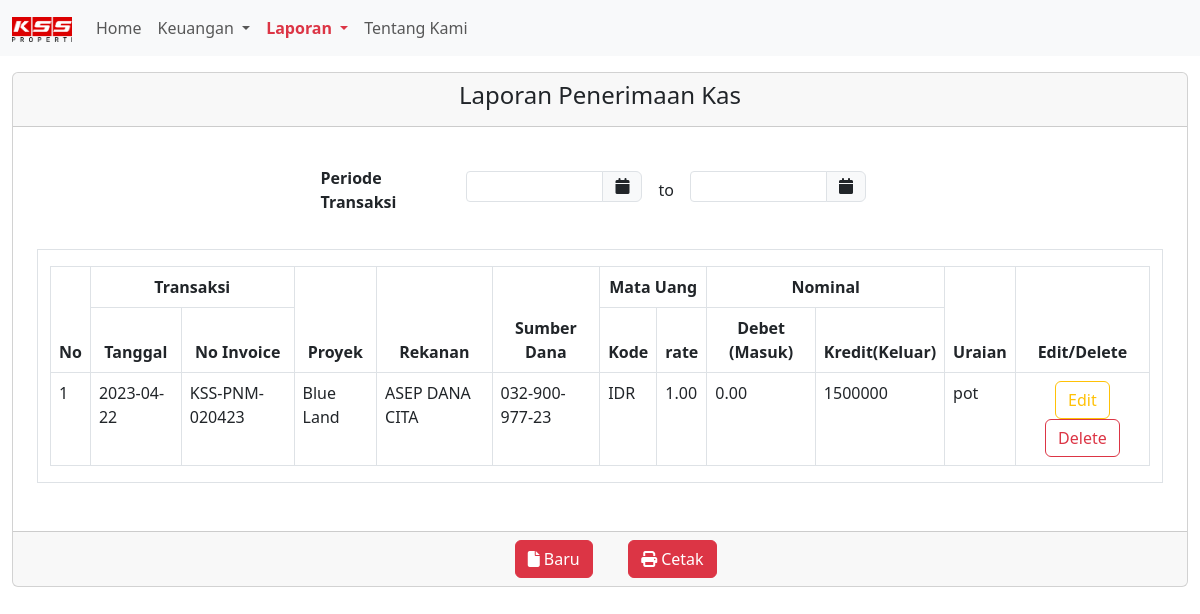
The app's page /laporan-penerimaan.php with its own data.
### tables this page shows
CREATE TABLE `penerimaan_kas` (
  `id_penerimaan` int NOT NULL,
  `payment` varchar(255) NOT NULL,
  `no_invoice` varchar(255) NOT NULL,
  `tanggal` date NOT NULL,
  `caraBayar` varchar(255) NOT NULL,
  `kodeBank` varchar(255) NOT NULL,
  `noRekening` varchar(255) NOT NULL,
  `noGiro` varchar(255) NOT NULL,
  `kode_diterima` varchar(255) NOT NULL,
  `nama_diterima` varchar(255) NOT NULL,
  `proyek` varchar(255) NOT NULL,
  `kode_proyek` varchar(255) NOT NULL,
  `nilai_penerimaan` int NOT NULL,
  `ppn` int NOT NULL,
  `materai` int NOT NULL,
  `total_pnrm` int NOT NULL,
  `pot_pph` int DEFAULT NULL,
  `pot_lain` int NOT NULL,
  `total_bayar` int NOT NULL,
  `uraian` varchar(255) NOT NULL
);

CREATE TABLE `proyek` (
  `id` int NOT NULL,
  `nama` varchar(255) NOT NULL
);

### function.php (called while the page is built, shortened)
<?php
require "koneksi.php";
function query($query)
{
    global $conn;
    $result = mysqli_query($conn, $query);
    $rows = [];
    while ($row = mysqli_fetch_assoc($result)) {
        $rows[] = $row;
    }
    return $rows;
}

### laporan-penerimaan.php (the view, shortened to what this page needs)
<?php
require "function.php";
$penerimaan = query("SELECT * FROM penerimaan_kas LEFT JOIN proyek ON penerimaan_kas.proyek = proyek.id");
?>
<!DOCTYPE html>
<html lang="en">
<head>
  <link rel="stylesheet" href="./src/style/global.css" />
  <link rel="stylesheet" href="./src/bootstrap/bootstrap.min.css" />
  <link rel="stylesheet" href="./src/style/all.min.css" />
  <link rel="stylesheet" href="//code.jquery.com/ui/1.13.2/themes/base/jquery-ui.css">
</head>
<body>
  <nav class="navbar navbar-expand-lg bg-body-tertiary mb-3 sticky-top">
    <div class="container-fluid">
      <a class="navbar-brand" href="index.html"><img src="src/image/NEW-LOGO-KSS.png" alt="KSS-LOGO" width="60" height="25" /></a>
      <div class="collapse navbar-collapse" id="navbarSupportedContent">
        <ul class="navbar-nav me-auto mb-2 mb-lg-0">
          <li class="nav-item">
            <a class="nav-link" aria-current="page" href="index.php">Home</a>
          </li>
          <li class="nav-item dropdown">
            <a class="nav-link dropdown-toggle" href="#" role="button" data-bs-toggle="dropdown" aria-expanded="false">
              Keuangan
            </a>
          </li>
          <li class="nav-item dropdown">
            <a class="nav-link dropdown-toggle active" href="#" role="button" data-bs-toggle="dropdown" aria-expanded="false">
              Laporan
            </a>
          </li>
          <li class="nav-item">
            <a class="nav-link" aria-current="page" href="#">Tentang Kami</a>
          </li>
        </ul>
      </div>
    </div>
  </nav>
  <section class="form-laporan-penerimaan">
    <div class="container-fluid">
      <div class="card">
        <div class="card-header">
          <h4 class="text-center">Laporan Penerimaan Kas</h4>
        </div>
        <div class="card-body">
          <div class="row">
            <div class="col-9 offset-3 mb-3 mt-3">
              <form action="">
                <div class="row align-items-center">
                  <label for="" class="col-sm-2 col-form-label"><b>Periode Transaksi</b></label>
                  <div class="col-sm-10 d-flex">
                    <div class="col-3 me-3">
                      <div class="input-group">
                        <input type="text" id="from" name="from" class="form-control form-control-sm">
                        <span class="input-group-text"><i class="fa fa-calendar"></i></span>
                      </div>
                    </div>
                    <div class="col-auto">
                      <label for="" class=" col-form-label">to</label>
                    </div>
                    <div class="col-3 ms-3">
                      <div class="input-group">
                        <input type="text" id="to" name="to" class="form-control form-control-sm">
                        <span class="input-group-text"><i class="fa fa-calendar"></i></span>
                      </div>
                    </div>
                  </div>
              </form>
            </div>
          </div>
        </div>
        <div class="col-12 mt-1">
          <div class="container-fluid p-2">
            <div class="container-fluid border border-1">
              <div class="col-12 mt-3">
                <table class="table table-bordered" id="myTable">
                  <thead>
                    <tr class="text-center">
                      <th scope="col" rowspan="2">No</th>
                      <th scope="col" colspan="2">Transaksi</th>
                      <th scope="col" rowspan="2">Proyek</th>
                      <th scope="col" rowspan="2"> Rekanan </th>
                      <th scope="col" rowspan="2">Sumber Dana</th>
                      <th scope="col" colspan="2">Mata Uang</th>
                      <th scope="col" colspan="2">Nominal</th>
                      <th scope="col" rowspan="2">Uraian</th>
                      <th scope="col" rowspan="2">Edit/Delete</th>
                    </tr>
                    <tr class="text-center">
                      <th> Tanggal </th>
                      <th> No Invoice </th>
                      <th> Kode </th>
                      <th> rate </th>
                      <th>Debet (Masuk)</th>
                      <th>Kredit(Keluar)</th>
                    </tr>
                  </thead>
                  <tbody>
                    <?php $i = 1; ?>
                    <?php foreach ($penerimaan as $row) : ?>
                      <td><?= $i ?></td>
                      <td><?= $row['tanggal'] ?></td>
                      <td><?= $row['no_invoice'] ?></td>
                      <td><?= $row['nama'] ?></td>
                      <td><?= $row['nama_diterima'] ?></td>
                      <td><?= $row['noRekening'] ?></td>
                      <td> IDR </td>
                      <td> 1.00 </td>
                      <td>0.00</td>
                      <td><?= $row['total_bayar'] ?></td>
                      <td><?= $row['uraian'] ?></td>
                      <td class="text-center">
                        <a type="button" id="tombolUbah" class="btn btn-outline-warning" data-bs-toggle="modal" data-bs-target="#ubahModal" data-id_penerimaan="<?= $row['id_penerimaan'] ?>" data-tanggal="<?= $row['tanggal'] ?>" data-no_invoice="<?= $row['no_invoice'] ?>" data-nama="<?= $row['nama'] ?>" data-nama_diterima="<?= $row['nama_diterima'] ?>" data-no_rekening="<?= $row['noRekening'] ?>" data-total_bayar="<?= $row['total_bayar'] ?>" data-uraian="<?= $row['uraian'] ?>">
                          Edit
                        </a>
                        <a href="delete.php?id_penerimaan=<?= $row['id_penerimaan'] ?>" onclick="return confirm('Apakah anda yakin ingin menghapus data ini?')">
                          <button class="btn btn-outline-danger mx-1">Delete</button>
                        </a>
                      </td>
                      <?php $i++; ?>
                    <?php endforeach; ?>
                  </tbody>
                </table>
              </div>
            </div>
          </div>
        </div>
      </div>
      <div class="card-footer text-body-secondary">
        <div class="row">
          <div class="col-7 offset-5">
            <div class="row">
              <div class="col-sm-2 align-items-center">
                <button class="btn btn-danger" type="reset">
                  <span class="fa fa-file me-1"></span>Baru
                </button>
              </div>
              <div class="col-sm-2 align-items-center">
                <button class="btn btn-danger" id="cetak">
                  <span class=" fa fa-print me-1"></span>Cetak
                </button>
              </div>
            </div>
          </div>
        </div>
      </div>
    </div>
  </section>
</body>
</html>

### src/style/global.css (style rules this page uses)
:root { --primary: #dc3545; --secondary: #fff; }
*, html, body { margin: 0; padding: 0; box-sizing: border-box; }
.nav-link.active { color: var(--primary) !important; font-weight: 700; }

### records on screen
penerimaan_kas: tanggal "2023-04-22", no_invoice "KSS-PNM-020423", proyek.nama "Blue Land", nama_diterima "ASEP DANA CITA", noRekening "032-900-977-23", total_bayar "1500000", uraian "pot"
